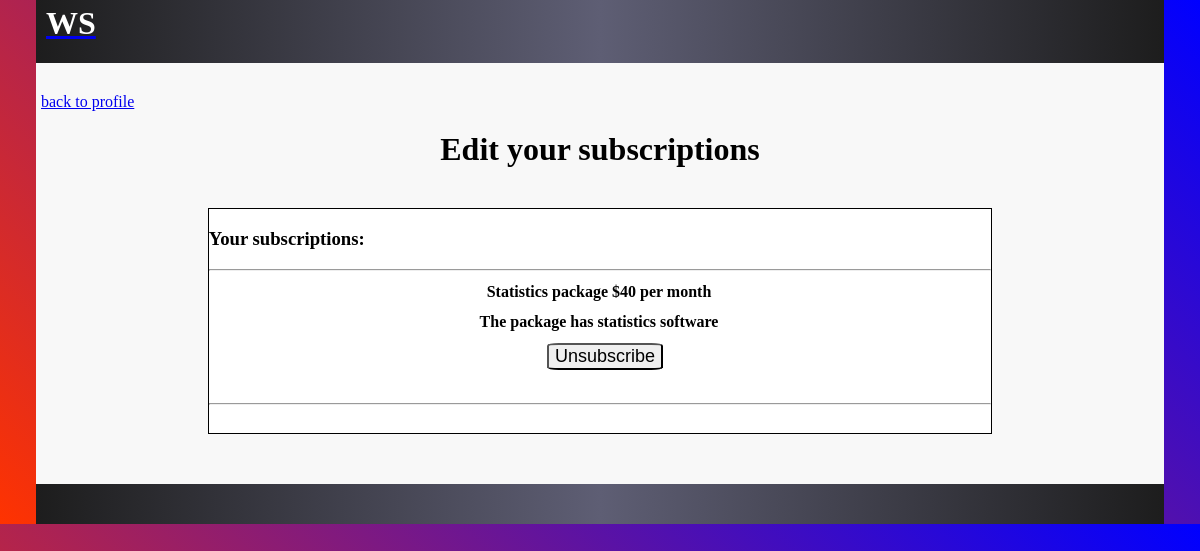
/edit_subscriptions (signed in), run on the app's committed database.
### wayward_software/models.py (models this page shows)
class Package(models.Model):
    package_name = models.CharField(max_length=150, unique = True)
    description = models.CharField(max_length=300, null=True)
    subscription_price = models.CharField(max_length=4, null=True)
    surrogate_key = models.IntegerField( unique=True, null=True)

### wayward_software/views.py (the view, shortened to what this page needs)
# urls.py: path('edit_subscriptions', w.unsubscribe, name='unsubscribe'),
@login_required(login_url='../login')
def unsubscribe(request):
	profile_form = ProfileForm(instance=request.user.clientprofile)
	return render (request=request, template_name="wayward_software/edit_subscriptions.html", context={"user":request.user, "profile_form": profile_form})

### wayward_software/templates/wayward_software/edit_subscriptions.html (shortened to what this page needs)
<!DOCTYPE html>
<html lang="en">
    <head>
    </head>
    {% extends 'wayward_software/base1.html' %}
    {%block content%}
    <body >
        <main>
            <a href="user">back to profile</a>
            <h1>Edit your subscriptions</h1>
            <div id ="container">
            <h3 class="infoHeader">Your subscriptions:</h3>
            <hr>
            {% for p in user.clientprofile.packages.all %}
                <div class="row "style="text-align:center;">
                    <h4 style="margin:12px; margin-left:10px">
                        {{ p.package_name }} ${{ p.subscription_price }} per month
                    </h4>
                    <h4 style="margin:12px; margin-left:10px">{{ p.description }}</h4>
                    <form method="post">
                        <button type="submit" class="primary-btn" style="font-size:18px; border-radius: 10%; margin-left:10px; margin-bottom:25px" onclick="return confirm('Are you sure you want to unsubscribe from: {{p.package_name}}')">Unsubscribe</button>
                    </form>
                    <hr>
                    {%endfor%}
                </div>
        </main>
    </body>
    {%endblock%}

### wayward_software/templates/wayward_software/edit_subscriptions.html (style rules this page uses)
main { background: rgb(248, 248, 248); padding-bottom:50px; padding-left:5px; padding-right:5px; padding-top:30px; }
#container { background:white; border:1px solid black; width:70%; margin-top:10px; margin:auto; padding-bottom:20px; }
button { display:inline-block; cursor: pointer; }
main h1 { text-align:center; margin-top:20px; margin-bottom:40px; }

### wayward_software/templates/wayward_software/base1.html (style rules this page uses)
body { margin:0px; padding-left:3%; padding-right:3%; background: linear-gradient(45deg, rgb(255, 51, 0), blue) }

### data on the page
Package: package_name "Statistics package", subscription_price "40", description "The package has statistics software"
